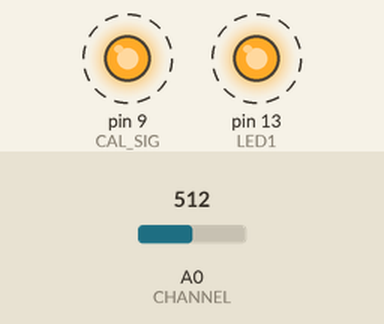
Simulated run of this sketch. Board: Arduino Uno, built with avr-gcc and run on an emulated ATmega328P. Parts: output pins drawn as LEDs (lit = HIGH). Dashed ring = blinking. The test bench sets the inputs (shaded band); at power-on: A0 (CHANNEL) = 512. What the sketch prints to the serial monitor is not drawn.

Above: at 1.21 s.
1.3 s: A0 (CHANNEL) set to 716
4.3 s: A0 (CHANNEL) set to 900
Timing chart, 0 to 13.3 s (numbered marks = the images above; inputs shaded):
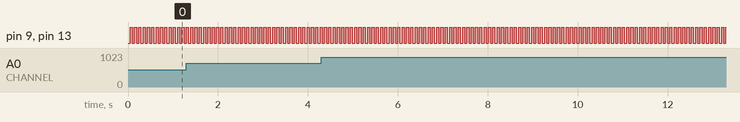

The sketch:

ShieldEkgEmgDemo.ino
```cpp
/**********************************************************/
/* Demo program for:                                      */
/*    Board: SHIELD-EKG/EMG + Olimexino328                */
/*  Manufacture: OLIMEX                                   */
/*  COPYRIGHT (C) 2012                                    */
/*  Designed by:  Penko Todorov Bozhkov                   */
/*   Module Name:   Sketch                                */
/*   File   Name:   ShieldEkgEmgDemo.ino                  */
/*   Revision:  Rev.A                                     */
/*    -> Added is suppport for all Arduino boards.        */
/*       This code could be recompiled for all of them!   */
/*   Date: 19.12.2012                                     */
/*   Built with Arduino C/C++ Compiler, version: 1.0.3    */
/**********************************************************/
/**********************************************************
Purpose of this programme is to give you an easy way to
connect Olimexino328 to ElectricGuru(TM), see:
https://www.olimex.com/Products/EEG/OpenEEG/EEG-SMT/resources/ElecGuru40.zip
where you'll be able to observe yours own EKG or EMG signal.
It is based on:
***********************************************************
* ModularEEG firmware for one-way transmission, v0.5.4-p2
* Copyright (c) 2002-2003, Joerg Hansmann, Jim Peters, Andreas Robinson
* License: GNU General Public License (GPL) v2
***********************************************************
For proper communication packet format given below have to be supported:
///////////////////////////////////////////////
////////// Packet Format Version 2 ////////////
///////////////////////////////////////////////
// 17-byte packets are transmitted from Olimexino328 at 256Hz,
// using 1 start bit, 8 data bits, 1 stop bit, no parity, 57600 bits per second.

// Minimial transmission speed is 256Hz * sizeof(Olimexino328_packet) * 10 = 43520 bps.

struct Olimexino328_packet
{
  uint8_t	sync0;		// = 0xa5
  uint8_t	sync1;		// = 0x5a
  uint8_t	version;	// = 2 (packet version)
  uint8_t	count;		// packet counter. Increases by 1 each packet.
  uint16_t	data[6];	// 10-bit sample (= 0 - 1023) in big endian (Motorola) format.
  uint8_t	switches;	// State of PD5 to PD2, in bits 3 to 0.
};
*/
/**********************************************************/
#include <compat/deprecated.h>
#include <FlexiTimer2.h>
//http://www.arduino.cc/playground/Main/FlexiTimer2

// All definitions
#define NUMCHANNELS 1
#define HEADERLEN 1
#define PACKETLEN (NUMCHANNELS * 2 + HEADERLEN)
#define SAMPFREQ 256                      // ADC sampling rate 256
#define TIMER2VAL (1024/(SAMPFREQ))       // Set 256Hz sampling frequency
#define LED1  13
#define CHANNEL 0
#define CAL_SIG 9

// Global constants and variables
volatile unsigned char TXBuf[PACKETLEN];  //The transmission packet
volatile unsigned char TXIndex;           //Next byte to write in the transmission packet.
volatile unsigned char counter = 0;	  //Additional divider used to generate CAL_SIG
volatile unsigned int ADC_Value = 0;	  //ADC current value

//~~~~~~~~~~
// Functions
//~~~~~~~~~~

/****************************************************/
/*  Function name: Toggle_LED1                      */
/*  Parameters                                      */
/*    Input   :  No	                            */
/*    Output  :  No                                 */
/*    Action: Switches-over LED1.                   */
/****************************************************/
void Toggle_LED1(void){

 if((digitalRead(LED1))==HIGH){ digitalWrite(LED1,LOW); }
 else{ digitalWrite(LED1,HIGH); }

}


/****************************************************/
/*  Function name: toggle_GAL_SIG                   */
/*  Parameters                                      */
/*    Input   :  No	                            */
/*    Output  :  No                                 */
/*    Action: Switches-over GAL_SIG.                */
/****************************************************/
void toggle_GAL_SIG(void){

 if(digitalRead(CAL_SIG) == HIGH){ digitalWrite(CAL_SIG, LOW); }
 else{ digitalWrite(CAL_SIG, HIGH); }

}


/****************************************************/
/*  Function name: setup                            */
/*  Parameters                                      */
/*    Input   :  No	                            */
/*    Output  :  No                                 */
/*    Action: Initializes all peripherals           */
/****************************************************/
void setup() {

 noInterrupts();  // Disable all interrupts before initialization

 // LED1
 pinMode(LED1, OUTPUT);  //Setup LED1 direction
 digitalWrite(LED1,LOW); //Setup LED1 state
 pinMode(CAL_SIG, OUTPUT);

 //Write packet header and footer
 TXBuf[0] = 0xaa;    //Sync 0
 TXBuf[1] = 0x02;    //CH1 High Byte
 TXBuf[2] = 0x00;    //CH1 Low Byte

 // Timer2
 // Timer2 is used to setup the analag channels sampling frequency and packet update.
 // Whenever interrupt occures, the current read packet is sent to the PC
 // In addition the CAL_SIG is generated as well, so Timer1 is not required in this case!
 FlexiTimer2::set(TIMER2VAL, Timer2_Overflow_ISR);
 FlexiTimer2::start();

 // Serial Port
 Serial.begin(9600);
 //Set speed to 57600 bps

 // MCU sleep mode = idle.
 //outb(MCUCR,(inp(MCUCR) | (1<<SE)) & (~(1<<SM0) | ~(1<<SM1) | ~(1<<SM2)));

 interrupts();  // Enable all interrupts after initialization has been completed
}

/****************************************************/
/*  Function name: Timer2_Overflow_ISR              */
/*  Parameters                                      */
/*    Input   :  No	                            */
/*    Output  :  No                                 */
/*    Action: Determines ADC sampling frequency.    */
/****************************************************/
void Timer2_Overflow_ISR()
{
  //Read the 6 ADC inputs and store current values in Packet
  ADC_Value = analogRead(CHANNEL);
  TXBuf[1] = ((unsigned char)((ADC_Value & 0xFF00) >> 8));	// Write High Byte
  TXBuf[2] = ((unsigned char)(ADC_Value & 0x00FF));	// Write Low Byte

  // Send Packet
  for(TXIndex=0;TXIndex<3;TXIndex++){
    Serial.write(TXBuf[TXIndex]);
  }

  // Generate the CAL_SIGnal
  counter++;		// increment the devider counter
  if(counter == 12){	// 250/12/2 = 10.4Hz ->Toggle frequency
    counter = 0;
    toggle_GAL_SIG();	// Generate CAL signal with frequ ~10Hz
    // Toggle LED1 with ADC sampling frequency /2
    Toggle_LED1();
  }
}


/****************************************************/
/*  Function name: loop                             */
/*  Parameters                                      */
/*    Input   :  No	                            */
/*    Output  :  No                                 */
/*    Action: Puts MCU into sleep mode.             */
/****************************************************/
void loop() {

 __asm__ __volatile__ ("sleep");

}
```

Measured:
- by itself, pin 9 (CAL_SIG), pin 13 (LED1): alternates HIGH for 0.05 s and LOW for 0.05 s
